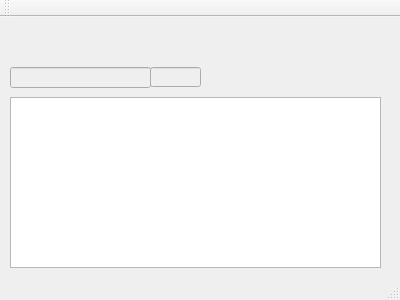
<?xml version="1.0" encoding="UTF-8"?>
<ui version="4.0">
 <class>MainWindow</class>
 <widget class="QMainWindow" name="MainWindow">
  <property name="geometry">
   <rect>
    <x>0</x>
    <y>0</y>
    <width>400</width>
    <height>300</height>
   </rect>
  </property>
  <property name="windowTitle">
   <string>MainWindow</string>
  </property>
  <widget class="QWidget" name="centralWidget">
   <widget class="QLineEdit" name="lineEditHost">
    <property name="enabled">
     <bool>false</bool>
    </property>
    <property name="geometry">
     <rect>
      <x>10</x>
      <y>50</y>
      <width>141</width>
      <height>21</height>
     </rect>
    </property>
   </widget>
   <widget class="QPlainTextEdit" name="logLineEdit">
    <property name="geometry">
     <rect>
      <x>10</x>
      <y>80</y>
      <width>371</width>
      <height>171</height>
     </rect>
    </property>
   </widget>
   <widget class="QLineEdit" name="lineEditPort">
    <property name="enabled">
     <bool>false</bool>
    </property>
    <property name="geometry">
     <rect>
      <x>150</x>
      <y>50</y>
      <width>51</width>
      <height>20</height>
     </rect>
    </property>
   </widget>
  </widget>
  <widget class="QMenuBar" name="menuBar">
   <property name="geometry">
    <rect>
     <x>0</x>
     <y>0</y>
     <width>400</width>
     <height>21</height>
    </rect>
   </property>
  </widget>
  <widget class="QToolBar" name="mainToolBar">
   <attribute name="toolBarArea">
    <enum>TopToolBarArea</enum>
   </attribute>
   <attribute name="toolBarBreak">
    <bool>false</bool>
   </attribute>
  </widget>
  <widget class="QStatusBar" name="statusBar"/>
 </widget>
 <layoutdefault spacing="6" margin="11"/>
 <resources/>
 <connections/>
</ui>
